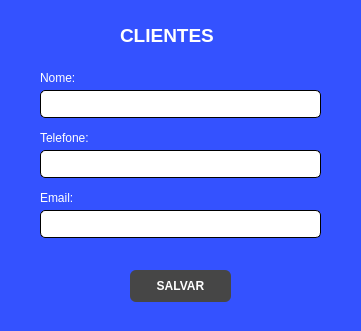
<?xml version="1.0" encoding="UTF-8"?>
<ui version="4.0">
<widget class="QFrame" name="frameClientes">
 <property name="geometry">
  <rect>
   <x>120</x>
   <y>40</y>
   <width>361</width>
   <height>331</height>
  </rect>
 </property>

 <property name="styleSheet">
  <string notr="true">
background-color: rgb(52, 82, 255);
border-radius: 10px;
  </string>
 </property>

 <property name="frameShape">
  <enum>QFrame::StyledPanel</enum>
 </property>

 <!-- TITULO -->
 <widget class="QLabel" name="labelTituloClientes">
  <property name="geometry">
   <rect>
    <x>120</x>
    <y>20</y>
    <width>141</width>
    <height>31</height>
   </rect>
  </property>

  <property name="font">
   <font>
    <pointsize>14</pointsize>
    <bold>true</bold>
   </font>
  </property>

  <property name="styleSheet">
   <string notr="true">color: white;</string>
  </property>

  <property name="text">
   <string>CLIENTES</string>
  </property>
 </widget>

 <!-- NOME -->
 <widget class="QLabel" name="labelNomeCliente">
  <property name="geometry">
   <rect>
    <x>40</x>
    <y>70</y>
    <width>61</width>
    <height>16</height>
   </rect>
  </property>

  <property name="styleSheet">
   <string notr="true">color: white;</string>
  </property>

  <property name="text">
   <string>Nome:</string>
  </property>
 </widget>

 <widget class="QLineEdit" name="inputNomeCliente">
  <property name="geometry">
   <rect>
    <x>40</x>
    <y>90</y>
    <width>281</width>
    <height>28</height>
   </rect>
  </property>

  <property name="styleSheet">
   <string notr="true">
background-color: white;
border: 1px solid black;
border-radius: 5px;
padding-left: 5px;
   </string>
  </property>
 </widget>

 <!-- TELEFONE -->
 <widget class="QLabel" name="labelTelefoneCliente">
  <property name="geometry">
   <rect>
    <x>40</x>
    <y>130</y>
    <width>71</width>
    <height>16</height>
   </rect>
  </property>

  <property name="styleSheet">
   <string notr="true">color: white;</string>
  </property>

  <property name="text">
   <string>Telefone:</string>
  </property>
 </widget>

 <widget class="QLineEdit" name="inputTelefoneCliente">
  <property name="geometry">
   <rect>
    <x>40</x>
    <y>150</y>
    <width>281</width>
    <height>28</height>
   </rect>
  </property>

  <property name="styleSheet">
   <string notr="true">
background-color: white;
border: 1px solid black;
border-radius: 5px;
padding-left: 5px;
   </string>
  </property>
 </widget>

 <!-- EMAIL -->
 <widget class="QLabel" name="labelEmailCliente">
  <property name="geometry">
   <rect>
    <x>40</x>
    <y>190</y>
    <width>71</width>
    <height>16</height>
   </rect>
  </property>

  <property name="styleSheet">
   <string notr="true">color: white;</string>
  </property>

  <property name="text">
   <string>Email:</string>
  </property>
 </widget>

 <widget class="QLineEdit" name="inputEmailCliente">
  <property name="geometry">
   <rect>
    <x>40</x>
    <y>210</y>
    <width>281</width>
    <height>28</height>
   </rect>
  </property>

  <property name="styleSheet">
   <string notr="true">
background-color: white;
border: 1px solid black;
border-radius: 5px;
padding-left: 5px;
   </string>
  </property>
 </widget>

 <!-- BOTAO -->
 <widget class="QPushButton" name="btnSalvarCliente">
  <property name="geometry">
   <rect>
    <x>130</x>
    <y>270</y>
    <width>101</width>
    <height>32</height>
   </rect>
  </property>

  <property name="font">
   <font>
    <bold>true</bold>
   </font>
  </property>

  <property name="styleSheet">
   <string notr="true">
QPushButton {
    background-color: rgb(70, 70, 70);
    color: white;
    border-radius: 6px;
}

QPushButton:hover {
    background-color: rgb(90, 90, 90);
}
   </string>
  </property>

  <property name="text">
   <string>SALVAR</string>
  </property>
 </widget>

</widget>
</ui>
